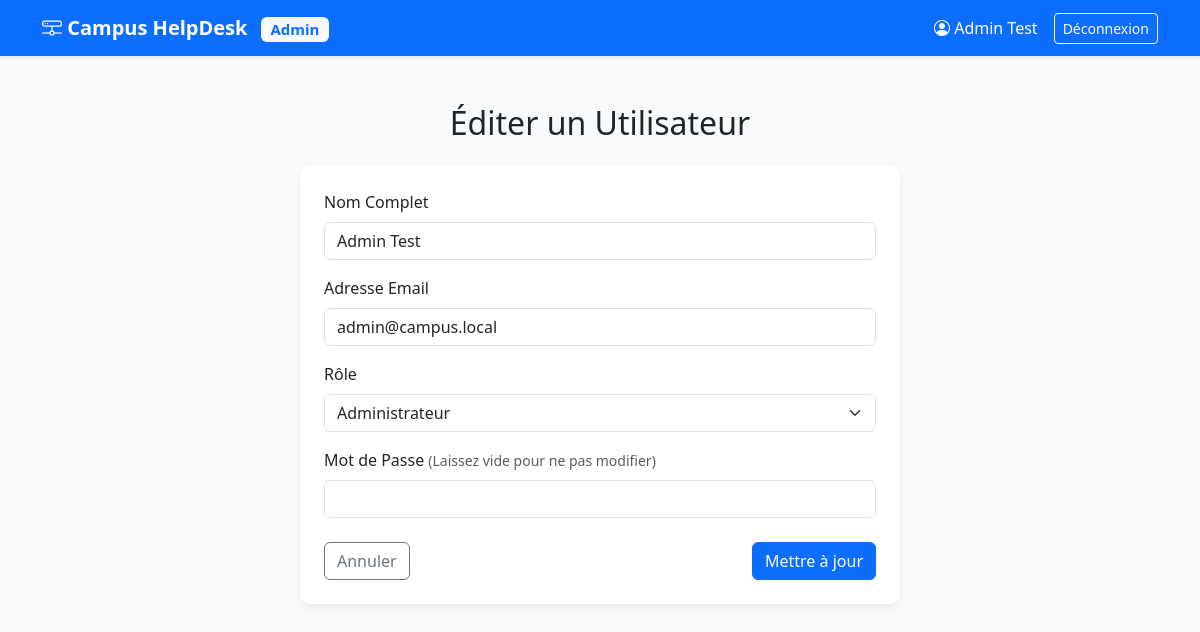
Page /public/admin/user_form.php?id=3 (signed in) on the committed database.
### tables this page shows
CREATE TABLE utilisateurs (
  id INT AUTO_INCREMENT PRIMARY KEY,
  nom VARCHAR(100) NOT NULL,
  email VARCHAR(150) NOT NULL UNIQUE,
  mdp_hash VARCHAR(255) NOT NULL,
  role ENUM('ETUDIANT','TECH','ADMIN') NOT NULL DEFAULT 'ETUDIANT',
  actif TINYINT(1) NOT NULL DEFAULT 1,
  created_at DATETIME NOT NULL DEFAULT CURRENT_TIMESTAMP
);

### app/config/db.php (called while the page is built, shortened)
<?php
function db(): PDO {
  static $pdo = null;
  if ($pdo === null) {
    $dsn = "mysql:host=localhost;dbname=campus_helpdesk;charset=utf8mb4";
    $pdo = new PDO($dsn, "root", "", [
      PDO::ATTR_ERRMODE => PDO::ERRMODE_EXCEPTION,
      PDO::ATTR_DEFAULT_FETCH_MODE => PDO::FETCH_ASSOC,
      PDO::ATTR_EMULATE_PREPARES => false,
    ]);
  }
  return $pdo;
}

### app/repositories/UserRepo.php (called while the page is built, shortened)
<?php
require_once __DIR__ . '/../config/db.php';
final class UserRepo {
  public function findById(int $id): ?array {
    $stmt = db()->prepare("SELECT id, nom, email, role, actif, created_at FROM utilisateurs WHERE id = :id");
    $stmt->execute(['id' => $id]);
    $u = $stmt->fetch();
    return $u ?: null;
  }
}

### app/services/UserService.php (called while the page is built, shortened)
<?php
require_once __DIR__ . '/../repositories/UserRepo.php';
final class UserService {
    private UserRepo $userRepo;
    public function __construct() {
        $this->userRepo = new UserRepo();
    }
    public function getUserById(int $id): ?array {
        return $this->userRepo->findById($id);
    }
}

### public/admin/user_form.php (the view, shortened to what this page needs)
<?php
$currentUser = $_SESSION['user'];
require_once __DIR__ . '/../../app/services/UserService.php';
$userService = new UserService();
$userId = isset($_GET['id']) ? (int)$_GET['id'] : null;
$userToEdit = null;
$isEdit = false;
if ($userId) {
    $userToEdit = $userService->getUserById($userId);
    if ($userToEdit) {
        $isEdit = true;
    } else {
        header('Location: users.php?error=' . urlencode('Utilisateur non trouvé.'));
        exit;
    }
}
$formNom = $_POST['nom'] ?? ($userToEdit['nom'] ?? '');
$formEmail = $_POST['email'] ?? ($userToEdit['email'] ?? '');
$formRole = $_POST['role'] ?? ($userToEdit['role'] ?? 'ETUDIANT');
?>
<!DOCTYPE html>
<html lang="fr">
<head>
    <link href="https://cdn.jsdelivr.net/npm/bootstrap@5.3.3/dist/css/bootstrap.min.css" rel="stylesheet">
    <link href="https://cdn.jsdelivr.net/npm/bootstrap-icons@1.11.3/font/bootstrap-icons.min.css" rel="stylesheet">
</head>
<body>
    <nav class="navbar navbar-expand-lg navbar-dark bg-primary shadow-sm">
        <div class="container">
            <a class="navbar-brand" href="dashboard.php"><i class="bi bi-hdd-network"></i> Campus HelpDesk <span class="badge bg-light text-primary ms-2">Admin</span></a>
            <div class="d-flex align-items-center">
                <span class="text-white me-3"><i class="bi bi-person-circle"></i> <?= htmlspecialchars($currentUser['nom'] ?? 'Admin') ?></span>
                <a href="../auth/logout.php" class="btn btn-sm btn-outline-light">Déconnexion</a>
            </div>
        </div>
    </nav>
    <div class="container py-5">
        <h2 class="text-center mb-4"><?= $isEdit ? 'Éditer un Utilisateur' : 'Créer un Nouvel Utilisateur' ?></h2>
        <div class="card p-4">
            <form action="" method="POST">
                <div class="mb-3">
                    <label for="nom" class="form-label">Nom Complet</label>
                    <input type="text" class="form-control" id="nom" name="nom" value="<?= htmlspecialchars($formNom) ?>" required>
                </div>
                <div class="mb-3">
                    <label for="email" class="form-label">Adresse Email</label>
                    <input type="email" class="form-control" id="email" name="email" value="<?= htmlspecialchars($formEmail) ?>" required>
                </div>
                <div class="mb-3">
                    <label for="role" class="form-label">Rôle</label>
                    <select class="form-select" id="role" name="role" required>
                        <option value="ADMIN" <?= $formRole === 'ADMIN' ? 'selected' : '' ?>>Administrateur</option>
                    </select>
                </div>
                <div class="mb-4">
                    <label for="password" class="form-label">Mot de Passe <?= $isEdit ? '<small class="text-muted">(Laissez vide pour ne pas modifier)</small>' : '' ?></label>
                    <input type="password" class="form-control" id="password" name="password" <?= $isEdit ? '' : 'required' ?>>
                </div>
                <div class="d-flex justify-content-between">
                    <a href="users.php" class="btn btn-outline-secondary">Annuler</a>
                    <button type="submit" class="btn btn-primary"><?= $isEdit ? 'Mettre à jour' : 'Créer l\'utilisateur' ?></button>
                </div>
            </form>
        </div>
    </div>
</body>
</html>

### public/admin/user_form.php (style rules this page uses)
body { background-color: #f8f9fa; }
.navbar-brand { font-weight: 600; }
.card { border: none; border-radius: 10px; max-width: 600px; margin: 0 auto; box-shadow: 0 4px 6px rgba(0,0,0,0.05); }

### rows in the picture
utilisateurs: nom "Admin Test", email "admin@campus.local", role "Administrateur"
